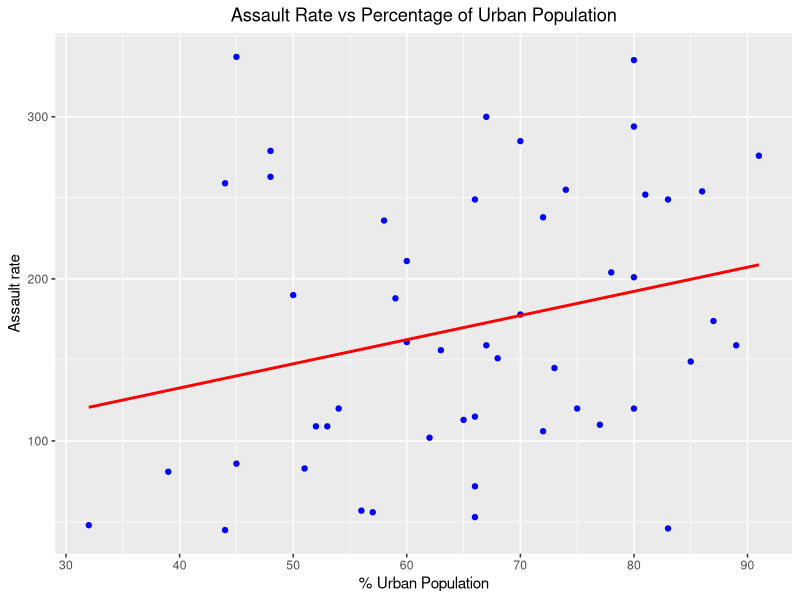

Write R code to recreate this figure.
## ---- chunk 1
#| echo: false

library(datasets) # Loading the library

summary(USArrests)
## ---- chunk 2
#| echo: false # For hiding the code in the render
#| message: false # For hiding any messages and warnings
#| warning: false
library(ggplot2)

# Plotting the data using base R
ggplot(data = USArrests, aes(x=UrbanPop, y = Assault))+
  geom_point(color = 'blue')+
  labs(x='% Urban Population', y = 'Assault rate', 
       title = 'Assault Rate vs Percentage of Urban Population')+
  theme(plot.title = element_text(hjust = 0.5))+
  geom_smooth(method = "lm", se = FALSE, color = "red")

